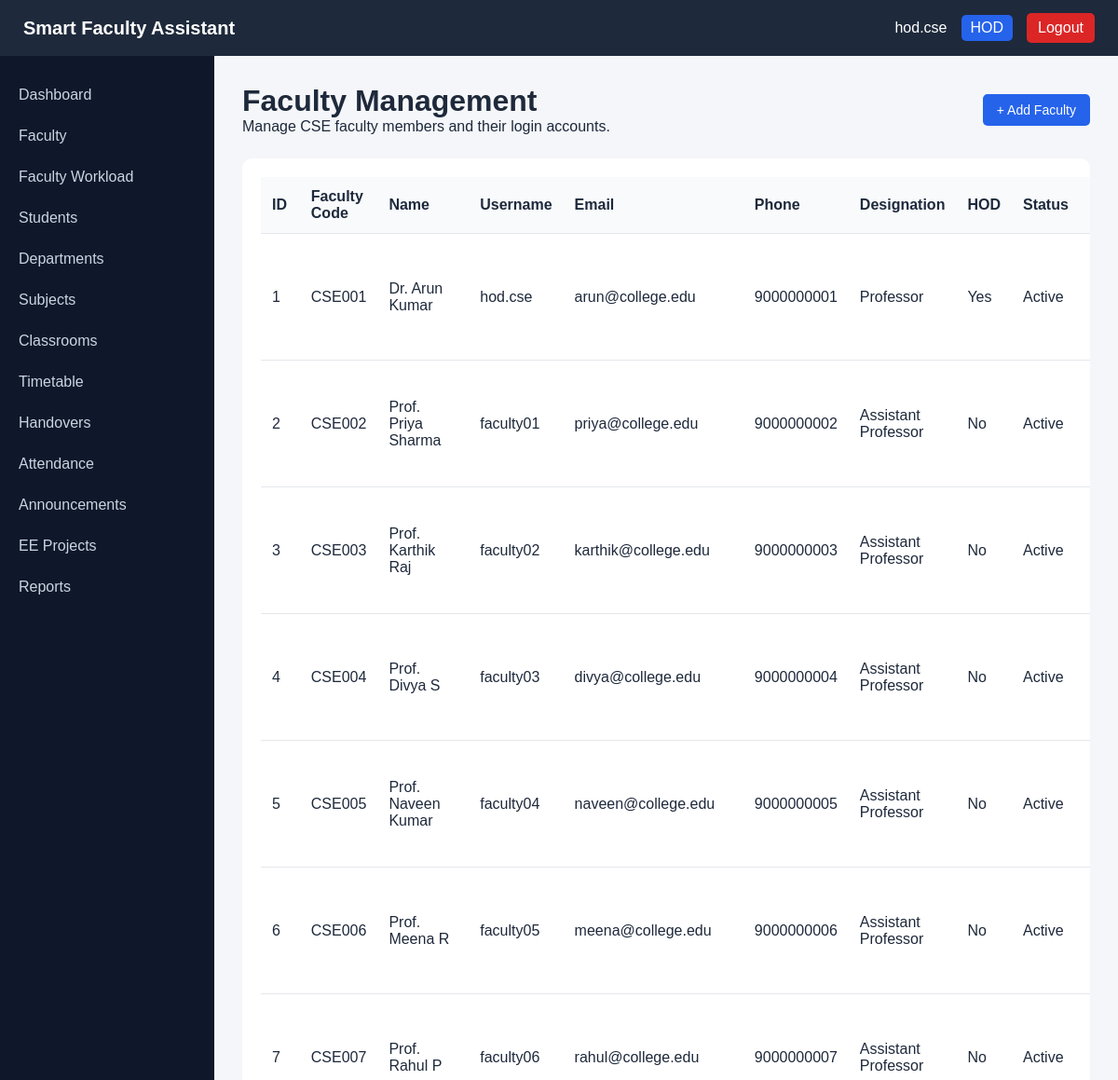
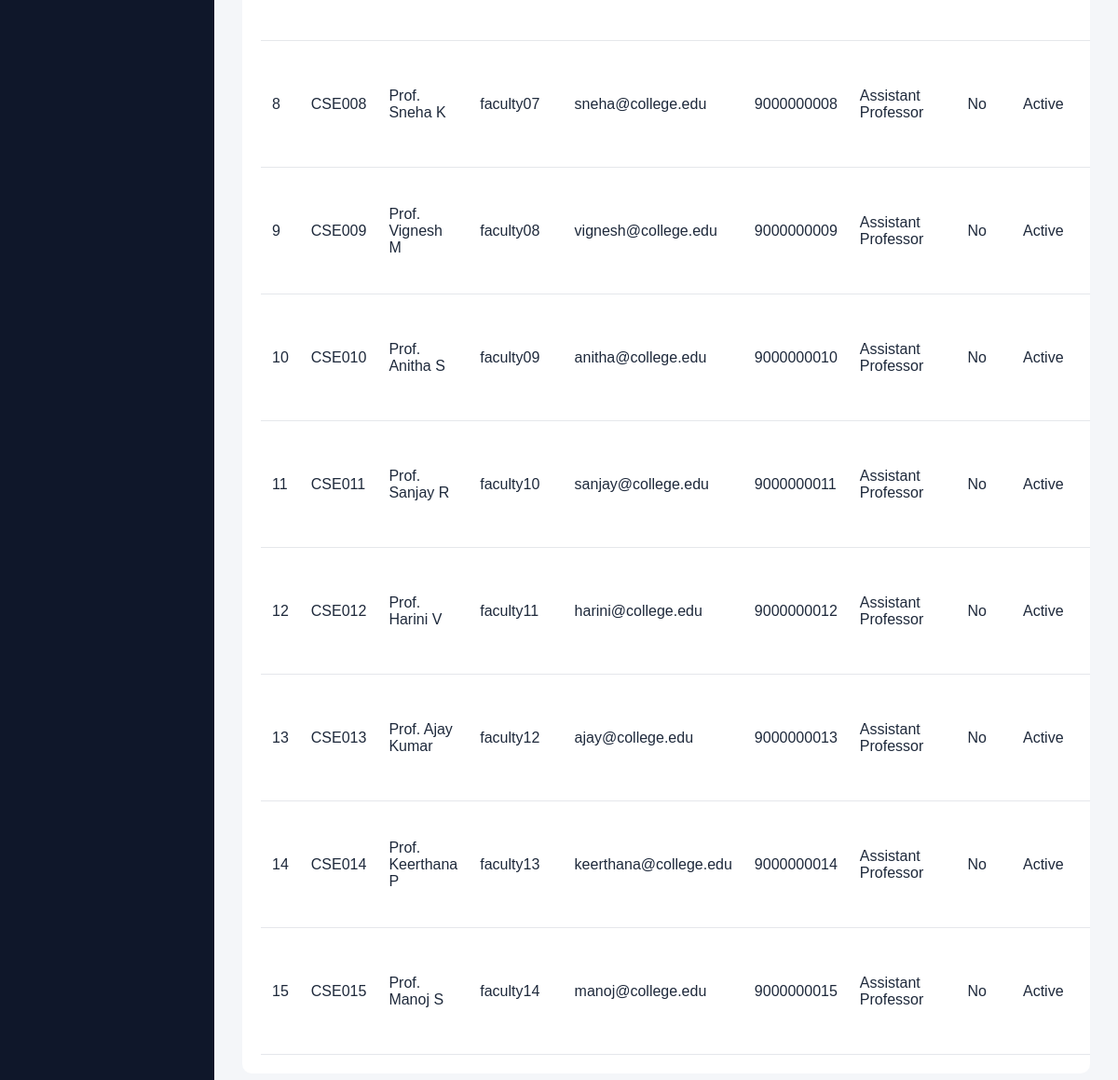
/admin/faculty.php?error=invalid_request (signed in), run on the app's committed database (2 pictures, top to bottom).
### tables this page shows
CREATE TABLE faculty (
    faculty_id INT AUTO_INCREMENT PRIMARY KEY,

    user_id INT NOT NULL UNIQUE,

    faculty_code VARCHAR(20) NOT NULL UNIQUE,

    faculty_name VARCHAR(100) NOT NULL,

    email VARCHAR(100),

    phone VARCHAR(20),

    department_id INT NOT NULL,

    designation VARCHAR(50) DEFAULT 'Assistant Professor',

    is_hod BOOLEAN DEFAULT FALSE,

    FOREIGN KEY (user_id)
        REFERENCES users(user_id)
        ON DELETE CASCADE
        ON UPDATE CASCADE,

    FOREIGN KEY (department_id)
        REFERENCES departments(department_id)
        ON DELETE RESTRICT
        ON UPDATE CASCADE
);

CREATE TABLE users (
    user_id INT AUTO_INCREMENT PRIMARY KEY,

    username VARCHAR(50) NOT NULL UNIQUE,

    password VARCHAR(255) NOT NULL,

    role ENUM(
        'HOD',
        'FACULTY',
        'STUDENT'
    ) NOT NULL,

    status ENUM(
        'ACTIVE',
        'INACTIVE'
    ) DEFAULT 'ACTIVE',

    created_at TIMESTAMP DEFAULT CURRENT_TIMESTAMP
);

### admin/faculty.php (the view, shortened to what this page needs)
<?php
require_once "../config/database.php";
$sql = "
    SELECT
        f.faculty_id,
        f.faculty_code,
        f.faculty_name,
        f.email,
        f.phone,
        f.designation,
        f.is_hod,
        u.username,
        u.status
    FROM faculty f
    INNER JOIN users u
        ON f.user_id = u.user_id
    ORDER BY f.faculty_id ASC
";
$result = $conn->query($sql);
?>
<?php require_once "../includes/header.php"; ?>
<?php require_once "../includes/navbar.php"; ?>
<?php require_once "../includes/sidebar.php"; ?>
<main>
    <div style="
        display:flex;
        justify-content:space-between;
        align-items:center;
        margin-bottom:25px;
    ">
        <div>
            <h1>Faculty Management</h1>
            <p>
                Manage CSE faculty members and their login accounts.
            </p>
        </div>
        <a href="faculty-add.php"
           class="btn btn-primary">
            + Add Faculty
        </a>
    </div>
    <div class="table-container">
        <table>
            <thead>
                <tr>
                    <th>ID</th>
                    <th>Faculty Code</th>
                    <th>Name</th>
                    <th>Username</th>
                    <th>Email</th>
                    <th>Phone</th>
                    <th>Designation</th>
                    <th>HOD</th>
                    <th>Status</th>
                    <th>Actions</th>
                </tr>
            </thead>
            <tbody>
            <?php if ($result && $result->num_rows > 0): ?>
                <?php while ($row = $result->fetch_assoc()): ?>
                    <tr>
                        <td>
                            <?php
                            echo $row['faculty_id'];
                            ?>
                        </td>
                        <td>
                            <?php
                            echo htmlspecialchars(
                                $row['faculty_code']
                            );
                            ?>
                        </td>
                        <td>
                            <?php
                            echo htmlspecialchars(
                                $row['faculty_name']
                            );
                            ?>
                        </td>
                        <td>
                            <?php
                            echo htmlspecialchars(
                                $row['username']
                            );
                            ?>
                        </td>
                        <td>
                            <?php
                            echo htmlspecialchars(
                                $row['email'] ?? '-'
                            );
                            ?>
                        </td>
                        <td>
                            <?php
                            echo htmlspecialchars(
                                $row['phone'] ?? '-'
                            );
                            ?>
                        </td>
                        <td>
                            <?php
                            echo htmlspecialchars(
                                $row['designation'] ?? '-'
                            );
                            ?>
                        </td>
                        <td>
                            <?php if ($row['is_hod'] == 1): ?>
                                <span>Yes</span>
                            <?php else: ?>
                                <span>No</span>
                            <?php endif; ?>
                        </td>
                        <td>
                            <?php if ($row['status'] === 'ACTIVE'): ?>
                                <span>Active</span>
                            <?php else: ?>
                                <span>Inactive</span>
                            <?php endif; ?>
                        </td>
                        <td>
                        </td>
                    </tr>
                <?php endwhile; ?>
            <?php endif; ?>
            </tbody>
        </table>
    </div>
</main>
<?php require_once "../includes/footer.php"; ?>

### assets/css/style.css (style rules this page uses)
* { margin: 0; padding: 0; box-sizing: border-box; }
body { font-family: Arial, sans-serif; background: #f4f6f9; color: #1e293b; }
main, .main-content { margin-left: 230px; padding: 90px 30px 30px; min-height: 100vh; width: auto; box-sizing: border-box; }
.table-container { background: white; padding: 20px; border-radius: 10px; margin-top: 25px; overflow-x: auto; }
table { width: 100%; border-collapse: collapse; }
th, td { padding: 12px; border-bottom: 1px solid #e5e7eb; text-align: left; }
th { background: #f8fafc; }
.btn { display: inline-block; padding: 9px 15px; border: none; border-radius: 5px; text-decoration: none; cursor: pointer; font-size: 14px; }
.btn-primary { background: #2563eb; color: white; }

### data on the page
faculty: faculty_id "1", faculty_code "CSE001", faculty_name "Dr. Arun Kumar", user.username "hod.cse", email "arun@college.edu", phone "9000000001", designation "Professor", is_hod "Yes"
faculty: faculty_id "2", faculty_code "CSE002", faculty_name "Prof. Priya Sharma", user.username "faculty01", email "priya@college.edu", phone "9000000002", designation "Assistant Professor", is_hod "No"
faculty: faculty_id "3", faculty_code "CSE003", faculty_name "Prof. Karthik Raj", user.username "faculty02", email "karthik@college.edu", phone "9000000003", designation "Assistant Professor", is_hod "No"
faculty: faculty_id "4", faculty_code "CSE004", faculty_name "Prof. Divya S", user.username "faculty03", email "divya@college.edu", phone "9000000004", designation "Assistant Professor", is_hod "No"
faculty: faculty_id "5", faculty_code "CSE005", faculty_name "Prof. Naveen Kumar", user.username "faculty04", email "naveen@college.edu", phone "9000000005", designation "Assistant Professor", is_hod "No"
faculty: faculty_id "6", faculty_code "CSE006", faculty_name "Prof. Meena R", user.username "faculty05", email "meena@college.edu", phone "9000000006", designation "Assistant Professor", is_hod "No"
faculty: faculty_id "7", faculty_code "CSE007", faculty_name "Prof. Rahul P", user.username "faculty06", email "rahul@college.edu", phone "9000000007", designation "Assistant Professor", is_hod "No"
faculty: faculty_id "8", faculty_code "CSE008", faculty_name "Prof. Sneha K", user.username "faculty07", email "sneha@college.edu", phone "9000000008", designation "Assistant Professor", is_hod "No"
faculty: faculty_id "9", faculty_code "CSE009", faculty_name "Prof. Vignesh M", user.username "faculty08", email "vignesh@college.edu", phone "9000000009", designation "Assistant Professor", is_hod "No"
faculty: faculty_id "10", faculty_code "CSE010", faculty_name "Prof. Anitha S", user.username "faculty09", email "anitha@college.edu", phone "9000000010", designation "Assistant Professor", is_hod "No"
faculty: faculty_id "11", faculty_code "CSE011", faculty_name "Prof. Sanjay R", user.username "faculty10", email "sanjay@college.edu", phone "9000000011", designation "Assistant Professor", is_hod "No"
faculty: faculty_id "12", faculty_code "CSE012", faculty_name "Prof. Harini V", user.username "faculty11", email "harini@college.edu", phone "9000000012", designation "Assistant Professor", is_hod "No"
faculty: faculty_id "13", faculty_code "CSE013", faculty_name "Prof. Ajay Kumar", user.username "faculty12", email "ajay@college.edu", phone "9000000013", designation "Assistant Professor", is_hod "No"
faculty: faculty_id "14", faculty_code "CSE014", faculty_name "Prof. Keerthana P", user.username "faculty13", email "keerthana@college.edu", phone "9000000014", designation "Assistant Professor", is_hod "No"
faculty: faculty_id "15", faculty_code "CSE015", faculty_name "Prof. Manoj S", user.username "faculty14", email "manoj@college.edu", phone "9000000015", designation "Assistant Professor", is_hod "No"

### other printed values
$_SESSION['username'] "hod.cse"
$_SESSION['role'] "HOD"
